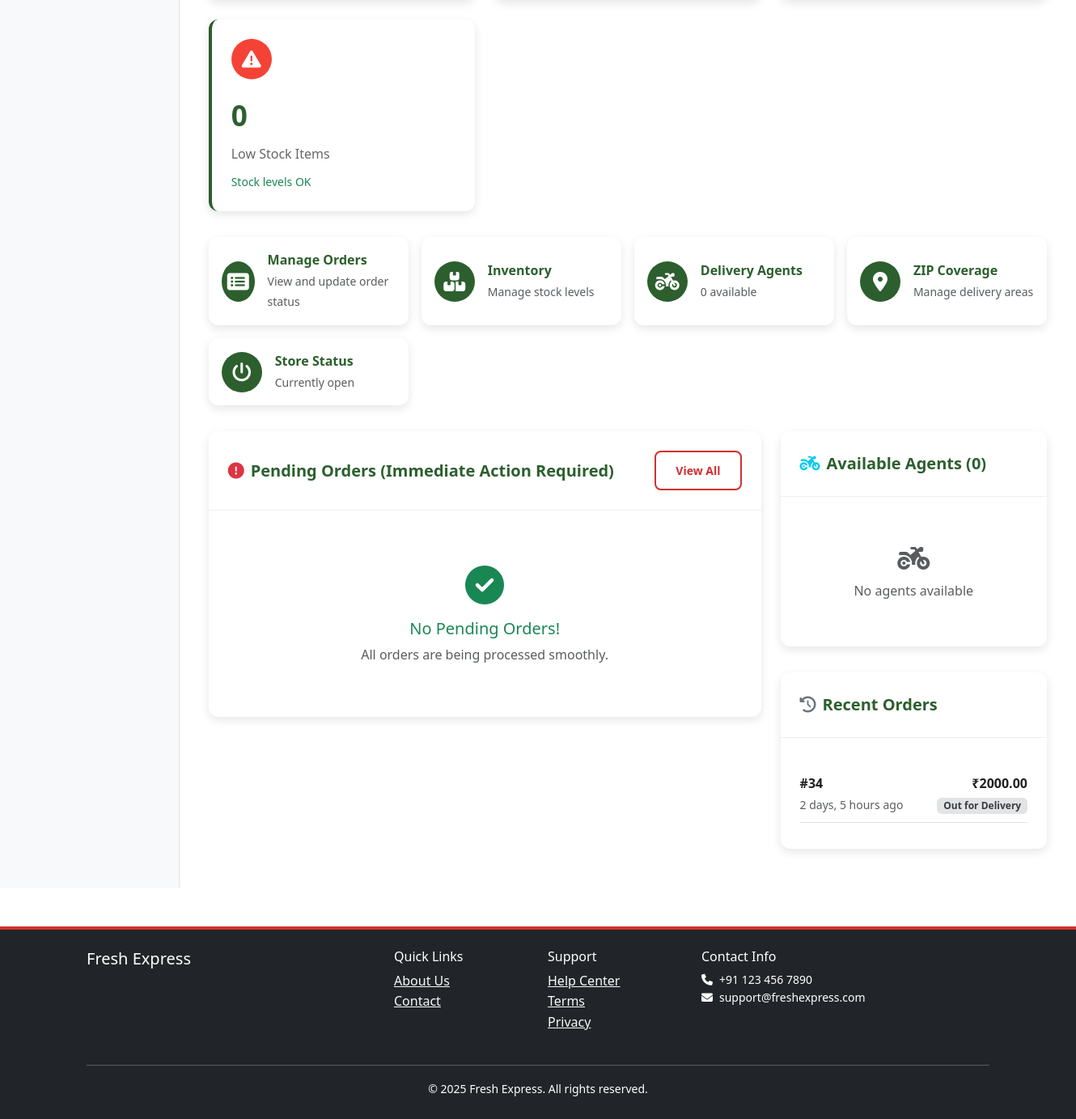
Page /stores/dashboard/ (signed in, lower part) on the earlier database version.
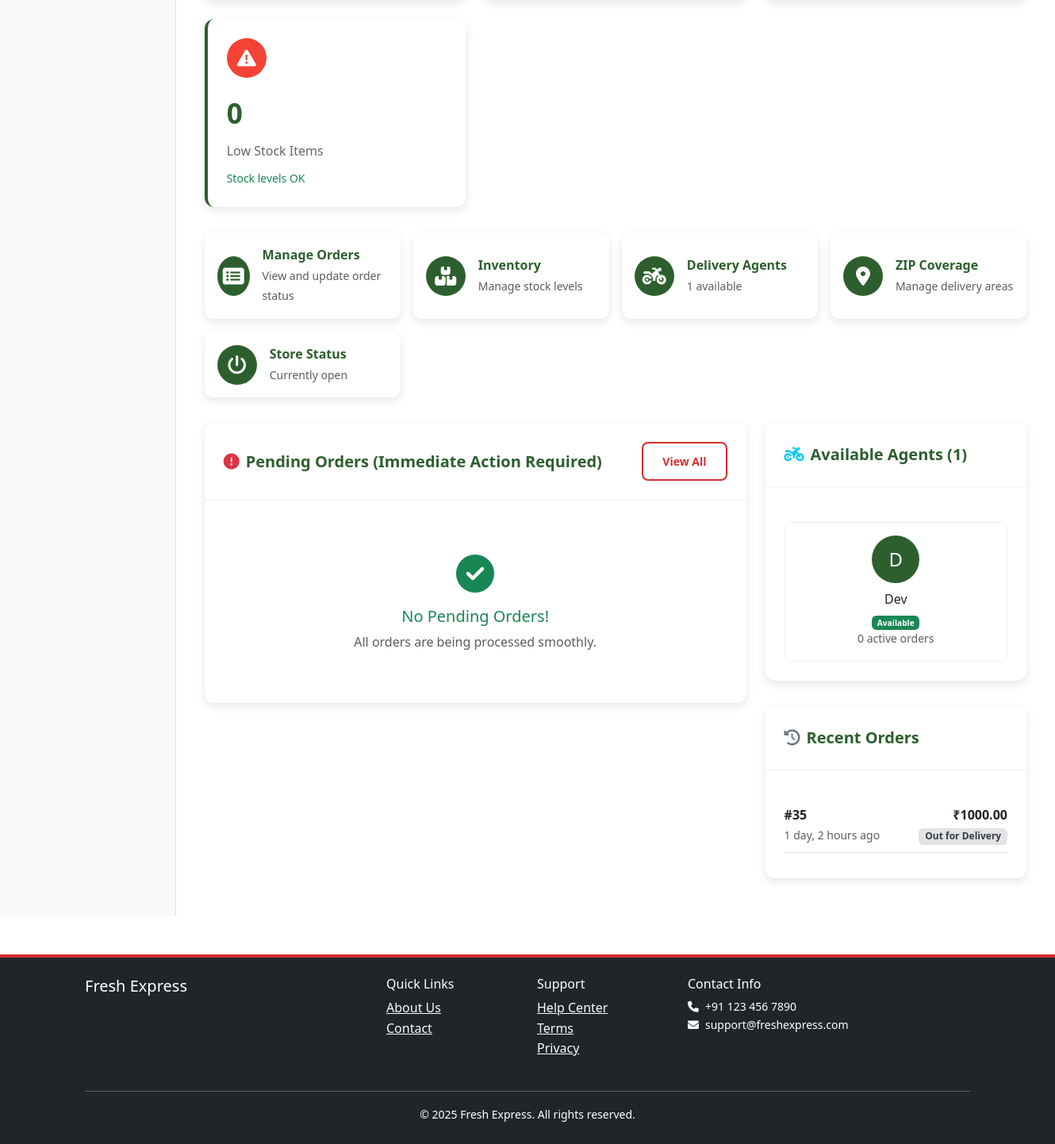
Same page on the later database version.
### orders/models.py (models this page shows, shortened)
class Order(TimeStampedModel):
    ORDER_STATUS = [
        ('placed', 'Placed'),
        ('confirmed', 'Confirmed'),
        ('preparing', 'Preparing'),
        ('packed', 'Packed'),
        ('ready_for_pickup', 'Ready for Pickup'),
        ('handed_to_delivery', 'Handed to Delivery Agent'),
        ('out_for_delivery', 'Out for Delivery'),
        ('delivered', 'Delivered'),
        ('cancelled', 'Cancelled'),
        ('refunded', 'Refunded'),
    ]
    PAYMENT_STATUS = [
        ('pending', 'Pending'),
        ('paid', 'Paid'),
        ('failed', 'Failed'),
        ('refunded', 'Refunded'),
    ]
    PAYMENT_METHODS = [
        ('cod', 'Cash on Delivery'),
        ('upi', 'UPI'),
        ('card', 'Credit/Debit Card'),
        ('wallet', 'Digital Wallet'),
    ]
    order_id = models.UUIDField(default=uuid.uuid4, unique=True, editable=False)
    order_number = models.CharField(max_length=20, unique=True, db_index=True)
    user = models.ForeignKey(User, on_delete=models.CASCADE, related_name='orders')
    store = models.ForeignKey(Store, on_delete=models.CASCADE, related_name='orders')
    delivery_address = models.ForeignKey(Address, on_delete=models.PROTECT, related_name='orders')
    delivery_slot = models.ForeignKey(DeliverySlot, on_delete=models.PROTECT, blank=True, null=True)
    status = models.CharField(max_length=20, choices=ORDER_STATUS, default='placed')
    payment_status = models.CharField(max_length=10, choices=PAYMENT_STATUS, default='pending')
    payment_method = models.CharField(max_length=10, choices=PAYMENT_METHODS, default='cod')
    subtotal = models.DecimalField(max_digits=10, decimal_places=2)
    delivery_fee = models.DecimalField(max_digits=6, decimal_places=2, default=Decimal('0.00'))
    tax_amount = models.DecimalField(max_digits=8, decimal_places=2, default=Decimal('0.00'))
    discount_amount = models.DecimalField(max_digits=8, decimal_places=2, default=Decimal('0.00'))
    total_amount = models.DecimalField(max_digits=10, decimal_places=2)
    estimated_delivery_time = models.DateTimeField(blank=True, null=True)
    actual_delivery_time = models.DateTimeField(blank=True, null=True)
    delivery_instructions = models.TextField(blank=True, null=True)
    handover_to_delivery_time = models.DateTimeField(blank=True, null=True)
    delivery_agent_confirmed = models.BooleanField(default=False)
    store_handover_confirmed = models.BooleanField(default=False)
    store_handover_time = models.DateTimeField(blank=True, null=True)
    customer_delivery_confirmed = models.BooleanField(default=False)
    customer_delivery_time = models.DateTimeField(blank=True, null=True)
    handover_verification_code = models.CharField(max_length=6, blank=True, null=True)
    delivery_confirmation_code = models.CharField(max_length=8, blank=True, null=True, help_text="Code for final delivery confirmation")
    handover_code = models.CharField(max_length=6, blank=True, null=True, help_text="6-digit alphanumeric code for store-to-delivery handover")
    payment_id = models.CharField(max_length=100, blank=True, null=True)
    payment_details = models.JSONField(default=dict, blank=True)
    customer_notes = models.TextField(blank=True, null=True)
    store_notes = models.TextField(blank=True, null=True)
    class Meta:
        ordering = ['-created_at']
        indexes = [
            models.Index(fields=['user', 'status']),
            models.Index(fields=['store', 'status']),
            models.Index(fields=['order_number']),
            models.Index(fields=['status', 'created_at']),
        ]

### delivery_new/models.py (models this page shows, shortened)
class DeliveryAgent(TimeStampedModel):
    STATUS_CHOICES = [
        ('active', 'Active'),
        ('offline', 'Offline'),
        ('on_break', 'On Break'),
        ('busy', 'Busy'),
    ]
    VEHICLE_CHOICES = [
        ('bicycle', 'Bicycle'),
        ('scooter', 'Scooter'),
        ('motorcycle', 'Motorcycle'),
        ('car', 'Car'),
        ('van', 'Van'),
    ]
    user = models.OneToOneField(User, on_delete=models.CASCADE, related_name='delivery_new_agent_profile')
    agent_id = models.CharField(max_length=20, unique=True, editable=False)
    store = models.ForeignKey(Store, on_delete=models.CASCADE, related_name='delivery_new_agents')
    phone_number = models.CharField(max_length=15)
    alternative_phone = models.CharField(max_length=15, blank=True, null=True)
    status = models.CharField(max_length=10, choices=STATUS_CHOICES, default='offline')
    is_available = models.BooleanField(default=False)
    max_concurrent_orders = models.PositiveIntegerField(default=3)
    service_area_radius = models.PositiveIntegerField(default=10, help_text="Service radius in km")
    vehicle_type = models.CharField(max_length=15, choices=VEHICLE_CHOICES, default='scooter')
    vehicle_number = models.CharField(max_length=20, blank=True, null=True)
    current_latitude = models.DecimalField(max_digits=10, decimal_places=7, blank=True, null=True)
    current_longitude = models.DecimalField(max_digits=10, decimal_places=7, blank=True, null=True)
    last_location_update = models.DateTimeField(blank=True, null=True)
    total_deliveries = models.PositiveIntegerField(default=0)
    successful_deliveries = models.PositiveIntegerField(default=0)
    average_rating = models.DecimalField(max_digits=3, decimal_places=2, default=0.00)
    class Meta:
        verbose_name = "Delivery Agent"
        verbose_name_plural = "Delivery Agents"
    @property
    def current_orders_count(self):
        return self.deliveries.filter(
            status__in=['assigned', 'accepted', 'picked_up', 'in_transit']
        ).count()

### accounts/models.py (models this page shows, shortened)
class User(AbstractUser):
    USER_TYPES = [
        ('customer', 'Customer'),
        ('store_owner', 'Store Owner'),
        ('delivery_agent', 'Delivery Agent'),
        ('admin', 'Admin'),
    ]
    user_type = models.CharField(max_length=20, choices=USER_TYPES, default='customer')
    phone_number = models.CharField(max_length=15, blank=True, null=True)
    email_verified = models.BooleanField(default=False)
    phone_verified = models.BooleanField(default=False)
    created_at = models.DateTimeField(auto_now_add=True)
    updated_at = models.DateTimeField(auto_now=True)

### stores/views.py (the view)
# urls.py: path('dashboard/', views.StoreDashboardView.as_view(), name='dashboard'),
class StoreDashboardView(StoreRequiredMixin, TemplateView):
    template_name = 'stores/dashboard_enhanced.html'
    def get_context_data(self, **kwargs):
        context = super().get_context_data(**kwargs)
        user_stores = Store.objects.filter(owner=self.request.user)
        if user_stores.exists():
            store = user_stores.first()
            context['store'] = store
            today = timezone.now().date()
            total_products = StoreProduct.objects.filter(store=store).count()
            active_products = StoreProduct.objects.filter(store=store, is_available=True).count()
            try:
                from orders.models import Order
                from django.db.models import Sum
                today_orders = Order.objects.filter(
                    store=store,
                    created_at__date=today
                ).exclude(status='cancelled')
                pending_orders = Order.objects.filter(
                    store=store,
                    status__in=['pending', 'confirmed']
                ).select_related('user').order_by('-created_at')[:10]
                recent_orders = Order.objects.filter(
                    store=store
                ).select_related('user').order_by('-created_at')[:5]
                today_revenue = today_orders.aggregate(
                    total=Sum('total_amount')
                )['total'] or 0
                low_stock_products = StoreProduct.objects.filter(
                    store=store,
                    stock_quantity__lte=10,
                    is_available=True
                ).select_related('product')[:10]
                context.update({
                    'pending_orders': pending_orders,
                    'recent_orders': recent_orders,
                    'low_stock_products': low_stock_products,
                    'today_orders_count': today_orders.count(),
                    'today_revenue': today_revenue,
                    'pending_orders_count': pending_orders.count(),
                    'low_stock_count': low_stock_products.count(),
                })
            except Exception as e:
                context.update({
                    'pending_orders': [],
                    'recent_orders': [],
                    'low_stock_products': [],
                    'today_orders_count': 0,
                    'today_revenue': 0,
                    'pending_orders_count': 0,
                    'low_stock_count': 0,
                })
            context['total_products'] = total_products
            context['active_products'] = active_products
            agents_qs = DeliveryAgent.objects.filter(
                store=store,
                is_available=True
            ).distinct()
            if store.status != 'open':
                available_agents_count = 0
            else:
                available_agents_count = agents_qs.count()
            context['stats'] = {
                'pending_orders': context.get('pending_orders_count', 0),
                'low_stock_count': context.get('low_stock_count', 0),
                'available_agents': available_agents_count,
                'today_orders': context.get('today_orders_count', 0),
                'today_revenue': context.get('today_revenue', 0),
                'total_products': total_products,
                'active_products': active_products,
            }
            context['store_status'] = store.status
            context['is_store_open'] = store.is_open
            context['available_agents_qs'] = agents_qs if store.status == 'open' else DeliveryAgent.objects.none()
            context['available_agents'] = list(agents_qs) if store.status == 'open' else []
        return context

### accounts/models.py (called while the page is built)
    @classmethod
    def get_active_banners(cls, location=None):
        now = timezone.now()
        queryset = cls.objects.filter(
            is_active=True,
            valid_from__lte=now,
            valid_until__gte=now
        ).order_by('display_order', '-created_at')
        if location:
            queryset = queryset.filter(display_location=location)
        return queryset

### core/banner_context.py (called while the page is built)
def promotional_banners(request):
    return {
        'home_top_banners': PromotionalBanner.get_active_banners('home_top'),
        'home_middle_banners': PromotionalBanner.get_active_banners('home_middle'),
        'home_bottom_banners': PromotionalBanner.get_active_banners('home_bottom'),
        'loyalty_banners': PromotionalBanner.get_active_banners('loyalty_dashboard'),
        'checkout_banners': PromotionalBanner.get_active_banners('checkout'),
    }

### core/context_processors.py (called while the page is built, shortened)
def admin_context(request):
    context = {}
    return context

### templates/stores/dashboard_enhanced.html (shortened to what the changed rows need)
{% extends 'stores/base.html' %}
{% load static %}
{% block store_content %}
<div class="container-fluid py-3">
    <div class="quick-actions">
        <a href="{% url 'stores:delivery_agents' %}" class="quick-action">
            <div>
                <div class="fw-bold">Delivery Agents</div>
                <small class="text-muted">{{ stats.available_agents }} available</small>
            </div>
        </a>
    </div>
    <div class="row">
        <div class="col-lg-4">
            <div class="section-card">
                <div class="section-header">
                    <div class="section-title">
                        <i class="fas fa-motorcycle text-info"></i>
                        Available Agents ({{ stats.available_agents }})
                    </div>
                </div>
                <div class="section-body">
                    {% if available_agents %}
                        <div class="agent-list">
                            {% for agent in available_agents %}
                            <div class="agent-card">
                                <div class="agent-avatar">
                                    {{ agent.user.first_name|slice:":1" }}{{ agent.user.last_name|slice:":1" }}
                                </div>
                                <div class="agent-name">{{ agent.user.get_full_name }}</div>
                                <div class="agent-status">
                                    <span class="badge bg-success">Available</span>
                                </div>
                                <small class="text-muted d-block">{{ agent.current_orders_count }} active orders</small>
                            </div>
                            {% endfor %}
                        </div>
                    {% else %}
                        <div class="text-center py-3">
                            <i class="fas fa-motorcycle text-muted" style="font-size: 2rem;"></i>
                            <p class="mt-2 text-muted">No agents available</p>
                        </div>
                    {% endif %}
                </div>
            </div>
            <div class="section-card">
                <div class="section-body">
                    {% if recent_orders %}
                        {% for order in recent_orders|slice:":5" %}
                        <div class="d-flex justify-content-between align-items-center mb-2 pb-2 border-bottom">
                            <div>
                                <div class="fw-bold">#{{ order.id }}</div>
                                <small class="text-muted">{{ order.created_at|timesince }} ago</small>
                            </div>
                            <div class="text-end">
                                <div class="fw-bold">₹{{ order.total_amount }}</div>
                                <span class="badge status-{{ order.status }}">{{ order.get_status_display }}</span>
                            </div>
                        </div>
                        {% endfor %}
                    {% else %}
                        <p class="text-muted text-center py-3">No recent orders</p>
                    {% endif %}
                </div>
            </div>
        </div>
    </div>
</div>
{% endblock %}

Differences in the rows shown:
removed Order: id "34", created_at "2 days, 5 hours", total_amount "2000.00", status "Out for Delivery"
added DeliveryAgent: user.first_name "D", user.get_full_name "Dev", current_orders_count "0"
added Order: id "35", created_at "1 day, 2 hours", total_amount "1000.00", status "Out for Delivery"
Other differences:
{{ stats.available_agents }}: "0" → "1"
text no longer shown: "No agents available"
